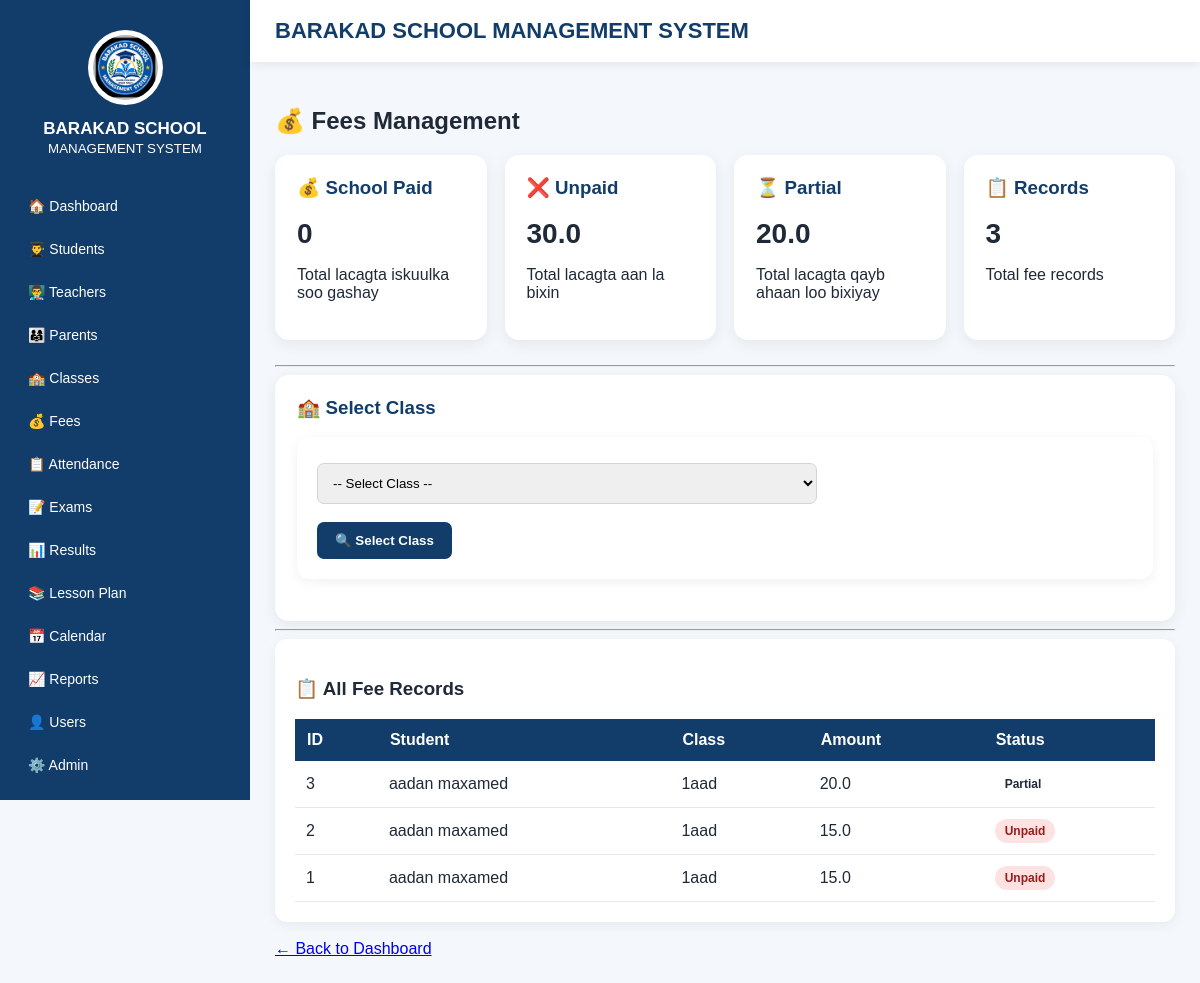
The page /fees on the database as committed earlier.
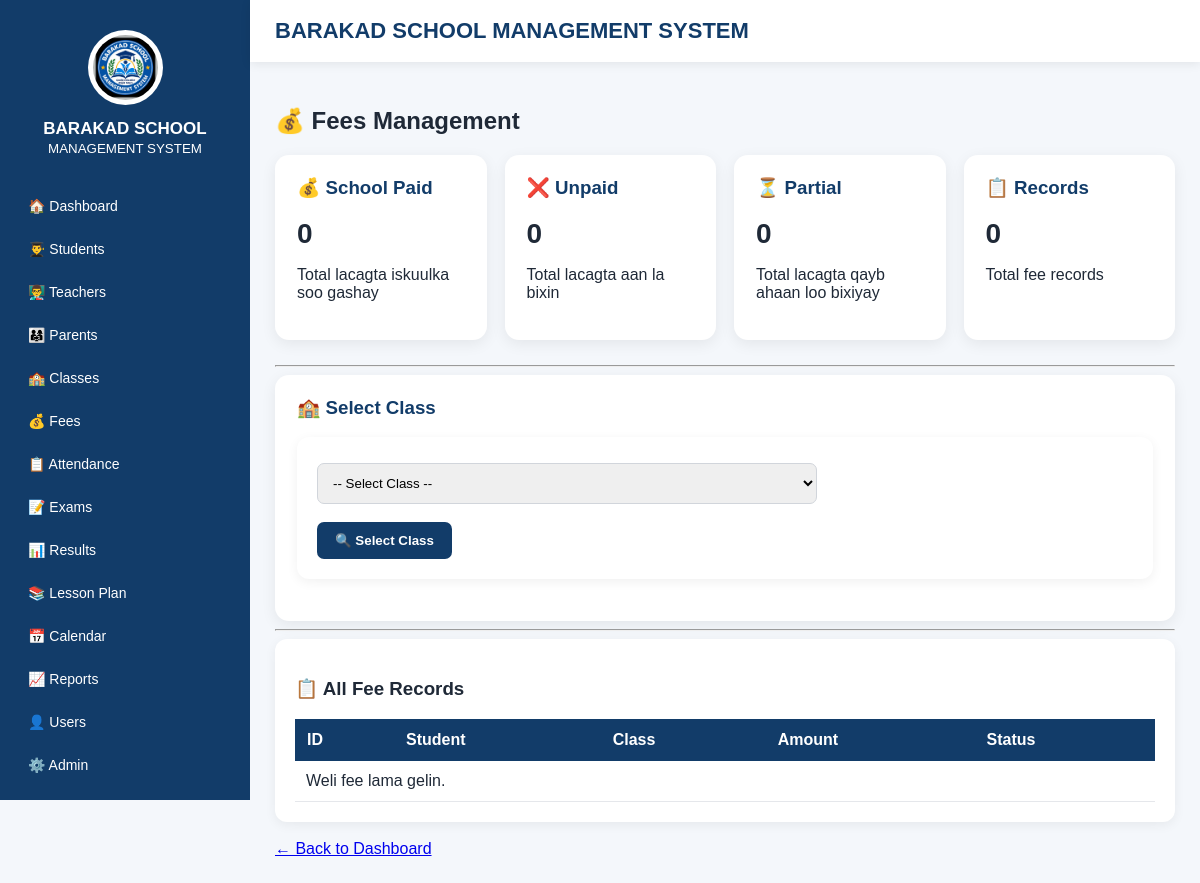
The same page on the database as committed later.
### tables this page shows
CREATE TABLE fees (
                id INTEGER PRIMARY KEY AUTOINCREMENT,
                student_name TEXT NOT NULL,
                class_name TEXT DEFAULT '',
                amount REAL NOT NULL,
                status TEXT NOT NULL
            );

### app.py (the view)
@app.route("/fees")
def fees():
    selected_class = request.args.get("class_name", "").strip()
    db = get_db()
    all_fees = db.execute("SELECT * FROM fees ORDER BY id DESC").fetchall()
    students_list = []
    if selected_class:
        students_list = db.execute("SELECT * FROM students WHERE class_name = ? ORDER BY name", (selected_class,)).fetchall()
    school_total = db.execute("SELECT COALESCE(SUM(amount), 0) FROM fees WHERE status = 'Paid'").fetchone()[0]
    class_total = 0
    if selected_class:
        class_total = db.execute("SELECT COALESCE(SUM(amount), 0) FROM fees WHERE class_name = ? AND status = 'Paid'", (selected_class,)).fetchone()[0]
    school_unpaid = db.execute("SELECT COALESCE(SUM(amount), 0) FROM fees WHERE status = 'Unpaid'").fetchone()[0]
    school_partial = db.execute("SELECT COALESCE(SUM(amount), 0) FROM fees WHERE status = 'Partial'").fetchone()[0]
    total_records = db.execute("SELECT COUNT(*) FROM fees").fetchone()[0]
    db.close()
    return render_template(
        "fees.html",
        fees=all_fees,
        students=students_list,
        classes=CLASS_LIST,
        selected_class=selected_class,
        school_total=school_total,
        class_total=class_total,
        school_unpaid=school_unpaid,
        school_partial=school_partial,
        total_records=total_records
    )

### app.py (called while the page is built)
def get_db():
    db = sqlite3.connect(DATABASE)
    db.row_factory = sqlite3.Row
    return db

### templates/fees.html (shortened to what this page needs)
{% extends "base.html" %}
{% block content %}
<h2>💰 Fees Management</h2>
<div class="cards">
    <div class="card">
        <h3>💰 School Paid</h3>
        <div class="card-number">{{ school_total }}</div>
        <p>Total lacagta iskuulka soo gashay</p>
    </div>
    <div class="card">
        <h3>❌ Unpaid</h3>
        <div class="card-number">{{ school_unpaid }}</div>
        <p>Total lacagta aan la bixin</p>
    </div>
    <div class="card">
        <h3>⏳ Partial</h3>
        <div class="card-number">{{ school_partial }}</div>
        <p>Total lacagta qayb ahaan loo bixiyay</p>
    </div>
    <div class="card">
        <h3>📋 Records</h3>
        <div class="card-number">{{ total_records }}</div>
        <p>Total fee records</p>
    </div>
</div>
<hr>
<div class="card">
    <h3>🏫 Select Class</h3>
    <form method="GET" action="/fees">
        <select name="class_name" required>
            <option value="">-- Select Class --</option>
        </select>
        <br><br>
        <button type="submit">
            🔍 Select Class
        </button>
    </form>
</div>
<hr>
<div class="table-container">
    <h3>📋 All Fee Records</h3>
    <table>
        <tr>
            <th>ID</th>
            <th>Student</th>
            <th>Class</th>
            <th>Amount</th>
            <th>Status</th>
        </tr>
        {% if fees %}
        {% for fee in fees %}
        <tr>
            <td>
                {{ fee["id"] }}
            </td>
            <td>
                {{ fee["student_name"] }}
            </td>
            <td>
                {{ fee["class_name"] }}
            </td>
            <td>
                {{ fee["amount"] }}
            </td>
            <td>
                {% if fee["status"] == "Paid" %}
                <span class="badge paid">
                    Paid
                </span>
                {% elif fee["status"] == "Unpaid" %}
                <span class="badge unpaid">
                    Unpaid
                </span>
                {% else %}
                <span class="badge">
                    Partial
                </span>
                {% endif %}
            </td>
        </tr>
        {% endfor %}
        {% else %}
        <tr>
            <td colspan="5">
                Weli fee lama gelin.
            </td>
        </tr>
        {% endif %}
    </table>
</div>
<br>
<a href="/dashboard">
    ← Back to Dashboard
</a>
{% endblock %}

Rows that differ between the two databases and show on the page:
removed fees: id "3", student_name "aadan maxamed", class_name "1aad", amount "20.0", status "Partial"
removed fees: id "2", student_name "aadan maxamed", class_name "1aad", amount "15.0", status "Unpaid"
removed fees: id "1", student_name "aadan maxamed", class_name "1aad", amount "15.0", status "Unpaid"
Other text that changed with them:
{{ school_unpaid }}: "30.0" → "0"
{{ school_partial }}: "20.0" → "0"
{{ total_records }}: "3" → "0"
text now shown: "Weli fee lama gelin."
